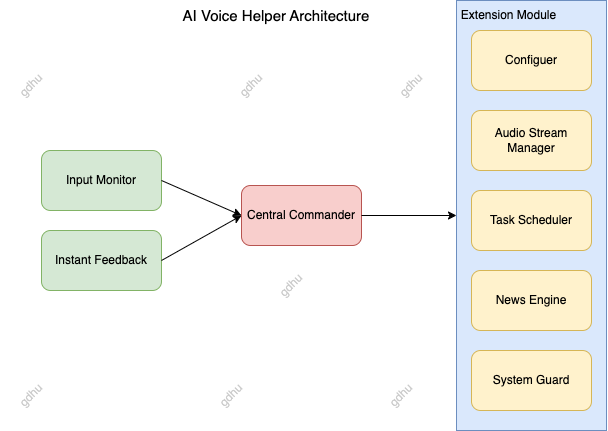
#> input picture pictures/voicehelper.png, 608 x 431 px
$ python -i image_utils.py   (imports and definitions only)
#> lines starting #> are read from the running program, lines starting #| are printed output that depends on the picture
from PIL import Image

import base64, mimetypes

def img_to_base64_uri(path):
    mime, _ = mimetypes.guess_type(path)
    with open(path, "rb") as f:
        b64 = base64.b64encode(f.read()).decode()
    return f"data:{mime};base64,{b64}"

def resize_for_image_understand(src_path, dim = 672):
    # 980 672 336
#> called with src_path = '../../pictures/voicehelper.png', dim = 672
    dst_path = src_path.split('.')[0] + f"_resized_{dim}.jpg"
    img = Image.open(src_path).convert('RGB')
    # 先按最短边等比缩放，再居中裁出正方形
    w, h = img.size
#> w = 608; h = 431
    if w < h:
        new_w = dim
        new_h = int(h * dim / w)
    else:
        new_h = dim
        new_w = int(w * dim / h)
#> new_w = 947
    img = img.resize((new_w, new_h), Image.LANCZOS)
#> img: PIL image 947x672 RGB
    # 居中裁成正方形
    left = (new_w - dim) // 2
#> left = 137
    top  = (new_h - dim) // 2
    img = img.crop((left, top, left + dim, top + dim))
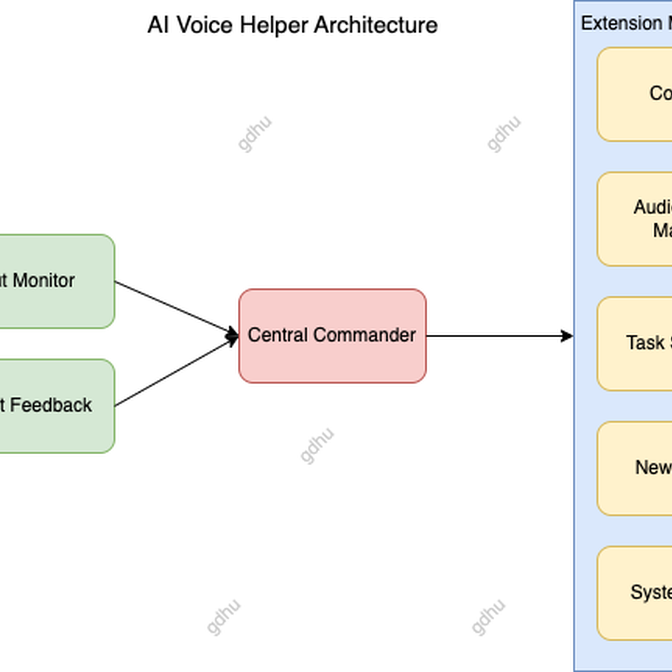
#> img: PIL image 672x672 RGB; mean R, G, B 246.1, 245.3, 242.4
    img.save(dst_path, quality=95)
    return dst_path

>>> result = resize_for_image_understand('../../pictures/voicehelper.png')
